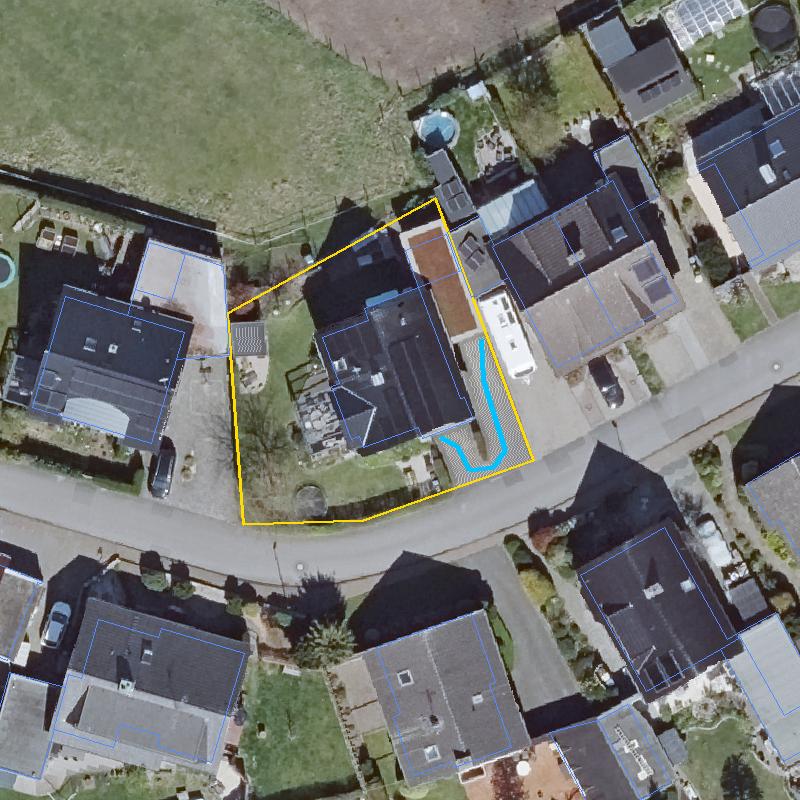
#> input picture automation/cv/samples/beispiel-einfahrt.png, 800 x 800 px
$ python -i sample-labels.py   (imports and definitions only)
#> lines starting #> are read from the running program, lines starting #| are printed output that depends on the picture
#!/usr/bin/env python3
"""Bildmerkmale entlang der tatsaechlich geraeumten Wege sammeln.

    python3 tools/sample-labels.py -o work/labels.npz

Bisher sind die Schwellen in cv/measure.py geraten - an einer Handvoll Bilder
abgelesen. Mit den verorteten Aufmassblaettern gibt es zum ersten Mal echte
Beschriftungen: 94 Strecken, 1389 m, von Hand gemessen und auf 0,0 % genau
verortet.

Gesammelt wird je Bildpunkt derselbe Merkmalssatz, den paved_mask() benutzt -
normierte Helligkeit, Saettigung, Textur, Vegetationsindex - einmal AUF dem
geraeumten Weg und einmal daneben. Erst der Vergleich sagt, ob die Merkmale
ueberhaupt trennen und wo die Schwelle liegen muesste.
"""

import json
import math
import re
import sys
from pathlib import Path

import numpy as np
from PIL import Image
from scipy import ndimage

R = 6378137.0
HALB_PX = 1400
GEHWEG_BREITE_M = 1.5   # Regelbreite; Kern des Weges = halbe Breite


def to3857(lat, lon):
    return R * math.radians(lon), R * math.log(math.tan(math.pi / 4 + math.radians(lat) / 2))


def merkmale(rgb):
    """Dieselben vier Groessen wie paved_mask() in cv/measure.py."""
    a = rgb.astype(np.float32)
    Rk, G, B = a[..., 0], a[..., 1], a[..., 2]
    V = a.max(2)
    S = np.where(V > 0, (V - a.min(2)) / np.maximum(V, 1.0), 0.0)
    illum = ndimage.gaussian_filter(V, sigma=25)
    Vn = V / np.maximum(illum, 1.0)
    grau = a.mean(2)
    mu = ndimage.uniform_filter(grau, 9)
    textur = np.sqrt(np.maximum(ndimage.uniform_filter(grau ** 2, 9) - mu ** 2, 0))
    exg = (2 * G - Rk - B) / np.maximum(illum, 1.0) * 128.0
    return np.stack([Vn, S, textur, exg], axis=-1)


# [74 lines left out: function main, not called in this run]


# [2 lines not run here, left out]

>>> import cv2
>>> picture = cv2.imread('../cv/samples/beispiel-einfahrt.png', cv2.IMREAD_GRAYSCALE)
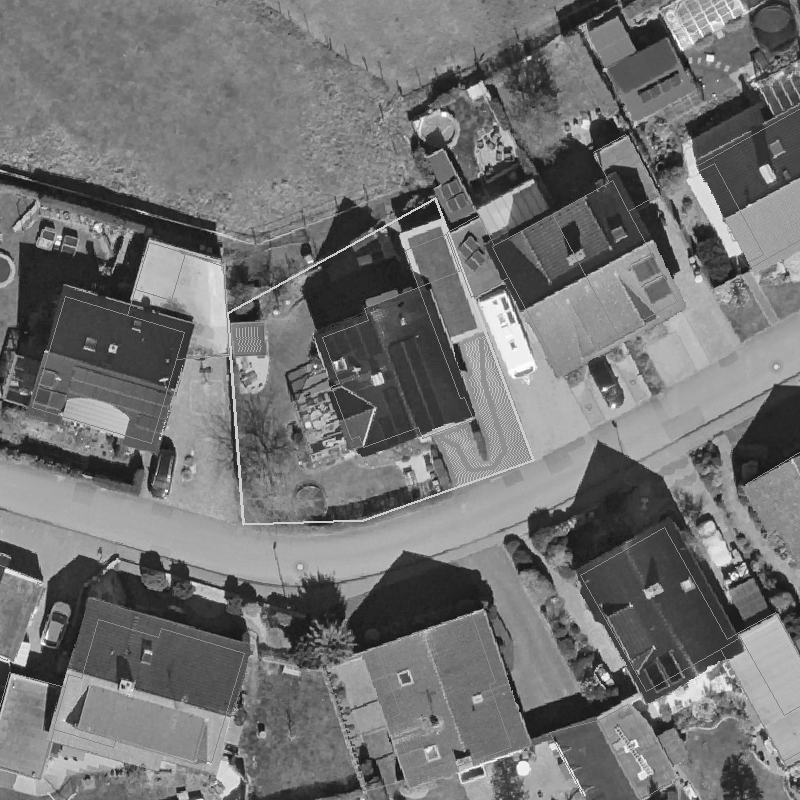
#> picture: shape (800, 800); min 13, max 254, mean 114.8
>>> result = merkmale(picture)
#> in merkmale, `Rk, G, B = a[..., 0], a[..., 1], a[..., 2]`: Rk = 800 values, max 221 at index 656, min 23 at index 707, mean 116.8; G = 800 values, max 225 at index 659, min 25 at index 174, mean 115.9; B = 800 values, max 223 at index 659, min 24 at index 178, mean 116.2
#> (the run stopped early here; a loop or call above may not have finished)
